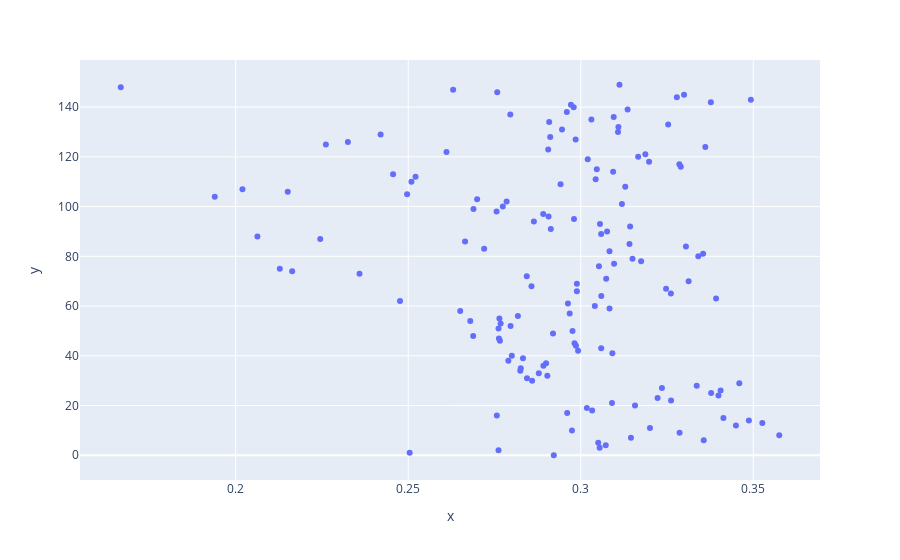

The notebook cell this image was saved under:
### Code cell
px.scatter(x=zs)

### Figure 1 — Plotly figure (JSON) as saved in the notebook; plotly's stock layout.template omitted (floating-point values rounded to 4 significant figures; data arrays with more than 128 entries replaced by an {"elided": "..."} marker saying what was removed)
{"data": [{"hovertemplate": "x=%{x}<br>y=%{y}<extra></extra>", "legendgroup": "", "marker": {"color": "#636efa", "symbol": "circle"}, "mode": "markers", "name": "", "orientation": "h", "showlegend": false, "type": "scatter", "x": {"elided": "150 float values"}, "xaxis": "x", "y": {"elided": "150 int values"}, "yaxis": "y"}], "layout": {"legend": {"tracegroupgap": 0}, "margin": {"t": 60}, "xaxis": {"anchor": "y", "domain": [0, 1], "title": {"text": "x"}}, "yaxis": {"anchor": "x", "domain": [0, 1], "title": {"text": "y"}}}}
